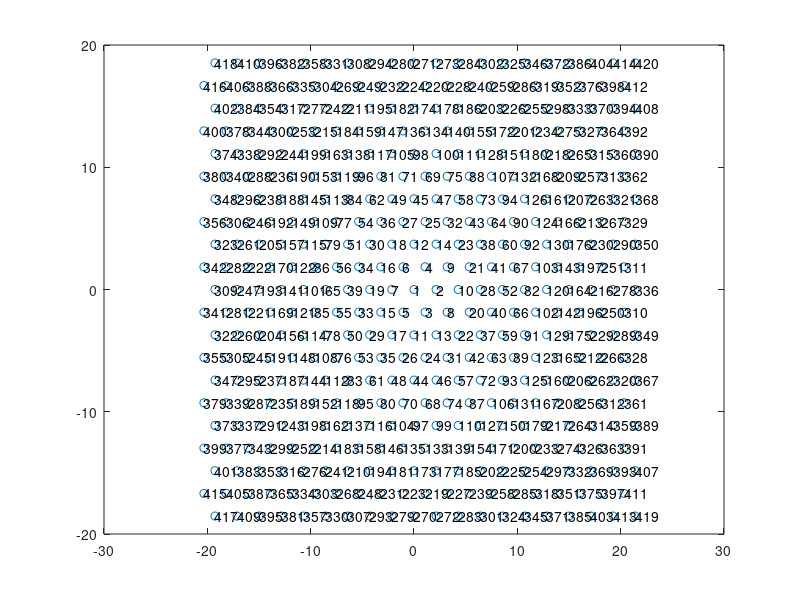
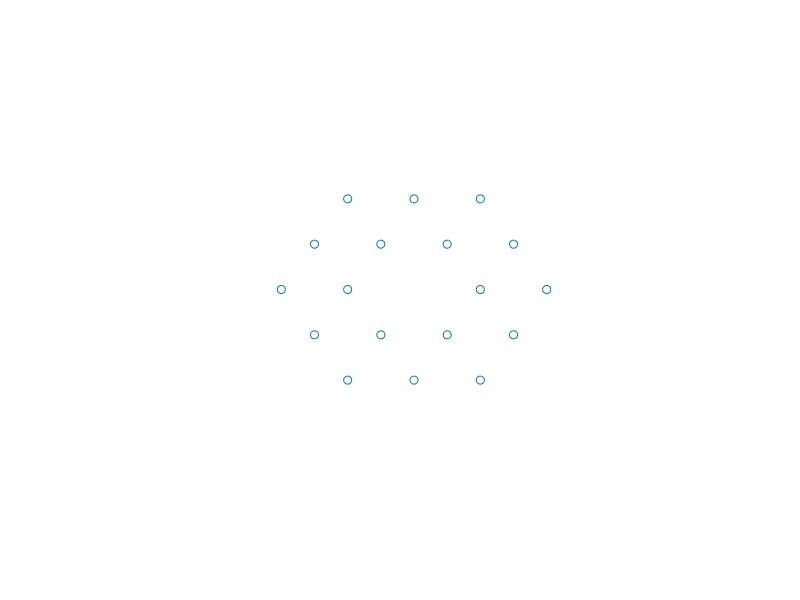
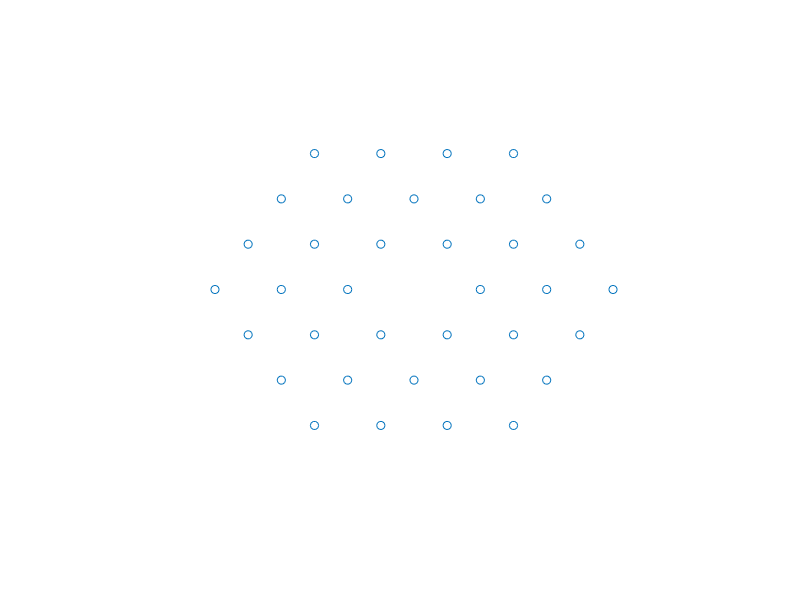
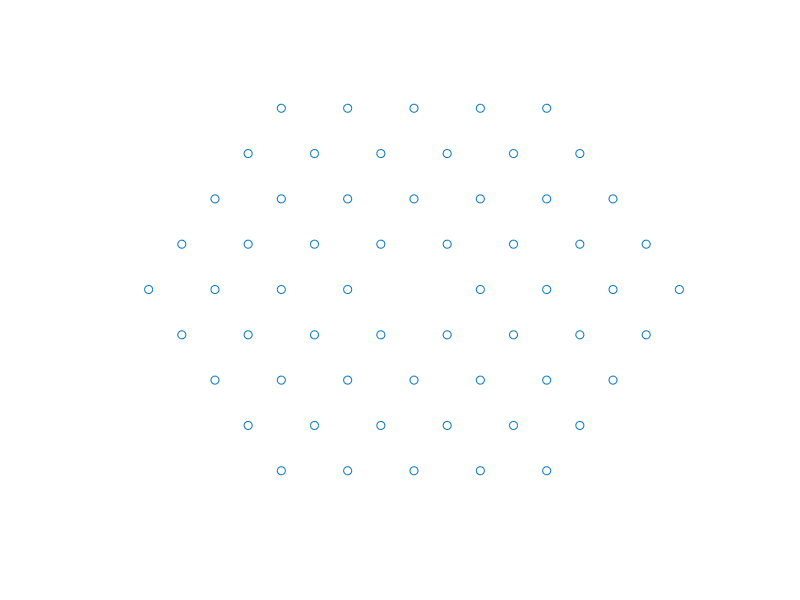

MATLAB code to generate these figures, in order:
clear all
close all

N = 20;

% first gen first line
% attraction is 2.158, dl is 2.2
a = 2.14/2.0;
tag = 'd=2.14'
size = N;
    line_y = zeros(size,1);
    line_x = 2*a*[1:size]';
    config = [line_x line_y];
    for i = 1:size
        line_x = 2*a*[1:size]' - a;
        line_y = line_y + sqrt(3)*a;
        if(mod(i,2) == 0)
            line_x = 2*a*[1:size]';
        end
        config = [config; line_x line_y];
    end
    
    config(:,1) = config(:,1) - mean(config(:,1));
    config(:,2) = config(:,2) - mean(config(:,2));
    rx = config(:,1);
    ry = config(:,2);
rz = zeros(length(rx),1);

dist = rx.^2 + ry.^2;
[B, index] = sort(dist);

phi = randn(length(rx),1);
theta = zeros(length(rx),1);
config = [];


config = [[1:length(rx)]' rx(index) ry(index) rz phi theta];



config(:,2)=config(:,2)-config(1,2);
config(:,3)=config(:,3)-config(1,3);
figure(1)
plot(config(:,2),config(:,3),'linestyle','none','marker','o');

np = length(config(:,2));

for i = 1:np
    figure(1)
    x1 = config(i,2);
    y1 = config(i,3);
    txt1 = num2str(i);
    text(x1,y1,txt1);
end

targetSubset = [3 4 7];
configSubset = config(targetSubset,:);
dlmwrite(['target_3p' tag '.txt'],configSubset,'delimiter','\t');
figure(3)
plot(configSubset(:,2),configSubset(:,3),'linestyle','none','marker','o');
xlim([-10 10])
ylim([-10 10])
axis off

targetSubset = [2:7];
configSubset = config(targetSubset,:);
dlmwrite(['target_6p' tag '.txt'],configSubset,'delimiter','\t');
figure(4)
plot(configSubset(:,2),configSubset(:,3),'linestyle','none','marker','o');
xlim([-10 10])
ylim([-10 10])
axis off


targetSubset = [2:19];
configSubset = config(targetSubset,:);
dlmwrite(['target_18p' tag '.txt'],configSubset,'delimiter','\t');
figure(5)
plot(configSubset(:,2),configSubset(:,3),'linestyle','none','marker','o');
xlim([-10 10])
ylim([-10 10])
axis off

targetSubset = [2:36 39];
configSubset = config(targetSubset,:);
dlmwrite(['target_36p' tag '.txt'],configSubset,'delimiter','\t');
figure(6)
plot(configSubset(:,2),configSubset(:,3),'linestyle','none','marker','o');
xlim([-10 10])
ylim([-10 10])
axis off


targetSubset = [2:65];
targetSubset = setdiff(targetSubset,[64 59 60 63]);
configSubset = config(targetSubset,:);
dlmwrite(['target_60p' tag '.txt'],configSubset,'delimiter','\t');
figure(7)
plot(configSubset(:,2),configSubset(:,3),'linestyle','none','marker','o');
xlim([-10 10])
ylim([-10 10])
axis off


targetSubset = [2:101];
targetSubset = setdiff(targetSubset,[98 100 93 89 92 91 90 94 97 99]);
configSubset = config(targetSubset,:);
dlmwrite(['target_90p' tag '.txt'],configSubset,'delimiter','\t');
figure(8)
plot(configSubset(:,2),configSubset(:,3),'linestyle','none','marker','o');
xlim([-15 15])
ylim([-15 15])
axis off




configSubset = config([100:290],:);
dlmwrite('config_forlocking.txt',configSubset,'delimiter','\t');